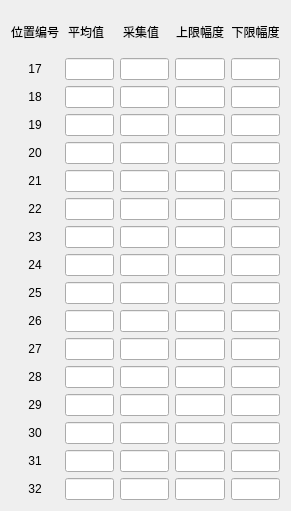
  <widget class="QWidget" name="layoutWidget">
   <property name="geometry">
    <rect>
     <x>330</x>
     <y>110</y>
     <width>291</width>
     <height>511</height>
    </rect>
   </property>
   <layout class="QGridLayout" name="gridLayout_2">
    <item row="0" column="1">
     <widget class="QLabel" name="label_22">
      <property name="font">
       <font>
        <pointsize>9</pointsize>
       </font>
      </property>
      <property name="text">
       <string>平均值  </string>
      </property>
      <property name="alignment">
       <set>Qt::AlignCenter</set>
      </property>
     </widget>
    </item>
    <item row="0" column="2">
     <widget class="QLabel" name="label_23">
      <property name="font">
       <font>
        <pointsize>9</pointsize>
       </font>
      </property>
      <property name="text">
       <string>采集值  </string>
      </property>
      <property name="alignment">
       <set>Qt::AlignCenter</set>
      </property>
     </widget>
    </item>
    <item row="0" column="3">
     <widget class="QLabel" name="label_24">
      <property name="font">
       <font>
        <pointsize>9</pointsize>
       </font>
      </property>
      <property name="text">
       <string>上限幅度</string>
      </property>
      <property name="alignment">
       <set>Qt::AlignCenter</set>
      </property>
     </widget>
    </item>
    <item row="0" column="4">
     <widget class="QLabel" name="label_25">
      <property name="font">
       <font>
        <pointsize>9</pointsize>
       </font>
      </property>
      <property name="text">
       <string>下限幅度</string>
      </property>
      <property name="alignment">
       <set>Qt::AlignCenter</set>
      </property>
     </widget>
    </item>
    <item row="1" column="0">
     <widget class="QLabel" name="label_26">
      <property name="font">
       <font>
        <pointsize>9</pointsize>
       </font>
      </property>
      <property name="text">
       <string>17</string>
      </property>
      <property name="alignment">
       <set>Qt::AlignCenter</set>
      </property>
     </widget>
    </item>
    <item row="1" column="1">
     <widget class="QLineEdit" name="le_AverageValue_17">
      <property name="font">
       <font>
        <pointsize>9</pointsize>
       </font>
      </property>
      <property name="alignment">
       <set>Qt::AlignCenter</set>
      </property>
     </widget>
    </item>
    <item row="1" column="2">
     <widget class="QLineEdit" name="le_CollectVaule_17">
      <property name="font">
       <font>
        <pointsize>9</pointsize>
       </font>
      </property>
      <property name="alignment">
       <set>Qt::AlignCenter</set>
      </property>
     </widget>
    </item>
    <item row="1" column="3">
     <widget class="QLineEdit" name="le_UpperLimit_17">
      <property name="font">
       <font>
        <pointsize>9</pointsize>
       </font>
      </property>
      <property name="alignment">
       <set>Qt::AlignCenter</set>
      </property>
     </widget>
    </item>
    <item row="1" column="4">
     <widget class="QLineEdit" name="le_DownLimit_17">
      <property name="font">
       <font>
        <pointsize>9</pointsize>
       </font>
      </property>
      <property name="alignment">
       <set>Qt::AlignCenter</set>
      </property>
     </widget>
    </item>
    <item row="2" column="0">
     <widget class="QLabel" name="label_27">
      <property name="font">
       <font>
        <pointsize>9</pointsize>
       </font>
      </property>
      <property name="text">
       <string>18</string>
      </property>
      <property name="alignment">
       <set>Qt::AlignCenter</set>
      </property>
     </widget>
    </item>
    <item row="2" column="1">
     <widget class="QLineEdit" name="le_AverageValue_18">
      <property name="font">
       <font>
        <pointsize>9</pointsize>
       </font>
      </property>
      <property name="alignment">
       <set>Qt::AlignCenter</set>
      </property>
     </widget>
    </item>
    <item row="2" column="2">
     <widget class="QLineEdit" name="le_CollectVaule_18">
      <property name="font">
       <font>
        <pointsize>9</pointsize>
       </font>
      </property>
      <property name="alignment">
       <set>Qt::AlignCenter</set>
      </property>
     </widget>
    </item>
    <item row="2" column="3">
     <widget class="QLineEdit" name="le_UpperLimit_18">
      <property name="font">
       <font>
        <pointsize>9</pointsize>
       </font>
      </property>
      <property name="alignment">
       <set>Qt::AlignCenter</set>
      </property>
     </widget>
    </item>
    <item row="2" column="4">
     <widget class="QLineEdit" name="le_DownLimit_18">
      <property name="font">
       <font>
        <pointsize>9</pointsize>
       </font>
      </property>
      <property name="alignment">
       <set>Qt::AlignCenter</set>
      </property>
     </widget>
    </item>
    <item row="3" column="0">
     <widget class="QLabel" name="label_28">
      <property name="font">
       <font>
        <pointsize>9</pointsize>
       </font>
      </property>
      <property name="text">
       <string>19</string>
      </property>
      <property name="alignment">
       <set>Qt::AlignCenter</set>
      </property>
     </widget>
    </item>
    <item row="3" column="1">
     <widget class="QLineEdit" name="le_AverageValue_19">
      <property name="font">
       <font>
        <pointsize>9</pointsize>
       </font>
      </property>
      <property name="alignment">
       <set>Qt::AlignCenter</set>
      </property>
     </widget>
    </item>
    <item row="3" column="2">
     <widget class="QLineEdit" name="le_CollectVaule_19">
      <property name="font">
       <font>
        <pointsize>9</pointsize>
       </font>
      </property>
      <property name="alignment">
       <set>Qt::AlignCenter</set>
      </property>
     </widget>
    </item>
    <item row="3" column="3">
     <widget class="QLineEdit" name="le_UpperLimit_19">
      <property name="font">
       <font>
        <pointsize>9</pointsize>
       </font>
      </property>
      <property name="alignment">
       <set>Qt::AlignCenter</set>
      </property>
     </widget>
    </item>
    <item row="3" column="4">
     <widget class="QLineEdit" name="le_DownLimit_19">
      <property name="font">
       <font>
        <pointsize>9</pointsize>
       </font>
      </property>
      <property name="alignment">
       <set>Qt::AlignCenter</set>
      </property>
     </widget>
    </item>
    <item row="4" column="0">
     <widget class="QLabel" name="label_29">
      <property name="font">
       <font>
        <pointsize>9</pointsize>
       </font>
      </property>
      <property name="text">
       <string>20</string>
      </property>
      <property name="alignment">
       <set>Qt::AlignCenter</set>
      </property>
     </widget>
    </item>
    <item row="4" column="1">
     <widget class="QLineEdit" name="le_AverageValue_20">
      <property name="font">
       <font>
        <pointsize>9</pointsize>
       </font>
      </property>
      <property name="alignment">
       <set>Qt::AlignCenter</set>
      </property>
     </widget>
    </item>
    <item row="4" column="2">
     <widget class="QLineEdit" name="le_CollectVaule_20">
      <property name="font">
       <font>
        <pointsize>9</pointsize>
       </font>
      </property>
      <property name="alignment">
       <set>Qt::AlignCenter</set>
      </property>
     </widget>
    </item>
    <item row="4" column="3">
     <widget class="QLineEdit" name="le_UpperLimit_20">
      <property name="font">
       <font>
        <pointsize>9</pointsize>
       </font>
      </property>
      <property name="alignment">
       <set>Qt::AlignCenter</set>
      </property>
     </widget>
    </item>
    <item row="4" column="4">
     <widget class="QLineEdit" name="le_DownLimit_20">
      <property name="font">
       <font>
        <pointsize>9</pointsize>
       </font>
      </property>
      <property name="alignment">
       <set>Qt::AlignCenter</set>
      </property>
     </widget>
    </item>
    <item row="5" column="0">
     <widget class="QLabel" name="label_30">
      <property name="font">
       <font>
        <pointsize>9</pointsize>
       </font>
      </property>
      <property name="text">
       <string>21</string>
      </property>
      <property name="alignment">
       <set>Qt::AlignCenter</set>
      </property>
     </widget>
    </item>
    <item row="5" column="1">
     <widget class="QLineEdit" name="le_AverageValue_21">
      <property name="font">
       <font>
        <pointsize>9</pointsize>
       </font>
      </property>
      <property name="alignment">
       <set>Qt::AlignCenter</set>
      </property>
     </widget>
    </item>
    <item row="5" column="2">
     <widget class="QLineEdit" name="le_CollectVaule_21">
      <property name="font">
       <font>
        <pointsize>9</pointsize>
       </font>
      </property>
      <property name="alignment">
       <set>Qt::AlignCenter</set>
      </property>
     </widget>
    </item>
    <item row="5" column="3">
     <widget class="QLineEdit" name="le_UpperLimit_21">
      <property name="font">
       <font>
        <pointsize>9</pointsize>
       </font>
      </property>
      <property name="alignment">
       <set>Qt::AlignCenter</set>
      </property>
     </widget>
    </item>
    <item row="5" column="4">
     <widget class="QLineEdit" name="le_DownLimit_21">
      <property name="font">
       <font>
        <pointsize>9</pointsize>
       </font>
      </property>
      <property name="alignment">
       <set>Qt::AlignCenter</set>
      </property>
     </widget>
    </item>
    <item row="6" column="0">
     <widget class="QLabel" name="label_31">
      <property name="font">
       <font>
        <pointsize>9</pointsize>
       </font>
      </property>
      <property name="text">
       <string>22</string>
      </property>
      <property name="alignment">
       <set>Qt::AlignCenter</set>
      </property>
     </widget>
    </item>
    <item row="6" column="1">
     <widget class="QLineEdit" name="le_AverageValue_22">
      <property name="font">
       <font>
        <pointsize>9</pointsize>
       </font>
      </property>
      <property name="alignment">
       <set>Qt::AlignCenter</set>
      </property>
     </widget>
    </item>
    <item row="6" column="2">
     <widget class="QLineEdit" name="le_CollectVaule_22">
      <property name="font">
       <font>
        <pointsize>9</pointsize>
       </font>
      </property>
      <property name="alignment">
       <set>Qt::AlignCenter</set>
      </property>
     </widget>
    </item>
    <item row="6" column="3">
     <widget class="QLineEdit" name="le_UpperLimit_22">
      <property name="font">
       <font>
        <pointsize>9</pointsize>
       </font>
      </property>
      <property name="alignment">
       <set>Qt::AlignCenter</set>
      </property>
     </widget>
    </item>
    <item row="6" column="4">
     <widget class="QLineEdit" name="le_DownLimit_22">
      <property name="font">
       <font>
        <pointsize>9</pointsize>
       </font>
      </property>
      <property name="alignment">
       <set>Qt::AlignCenter</set>
      </property>
     </widget>
    </item>
    <item row="7" column="0">
     <widget class="QLabel" name="label_32">
      <property name="font">
       <font>
        <pointsize>9</pointsize>
       </font>
      </property>
      <property name="text">
       <string>23</string>
      </property>
      <property name="alignment">
       <set>Qt::AlignCenter</set>
      </property>
     </widget>
    </item>
    <item row="7" column="1">
     <widget class="QLineEdit" name="le_AverageValue_23">
      <property name="font">
       <font>
        <pointsize>9</pointsize>
       </font>
      </property>
      <property name="alignment">
       <set>Qt::AlignCenter</set>
      </property>
     </widget>
    </item>
    <item row="7" column="2">
     <widget class="QLineEdit" name="le_CollectVaule_23">
      <property name="font">
       <font>
        <pointsize>9</pointsize>
       </font>
      </property>
      <property name="alignment">
       <set>Qt::AlignCenter</set>
      </property>
     </widget>
    </item>
    <item row="7" column="3">
     <widget class="QLineEdit" name="le_UpperLimit_23">
      <property name="font">
       <font>
        <pointsize>9</pointsize>
       </font>
      </property>
      <property name="alignment">
       <set>Qt::AlignCenter</set>
      </property>
     </widget>
    </item>
    <item row="7" column="4">
     <widget class="QLineEdit" name="le_DownLimit_23">
      <property name="font">
       <font>
        <pointsize>9</pointsize>
       </font>
      </property>
      <property name="alignment">
       <set>Qt::AlignCenter</set>
      </property>
     </widget>
    </item>
    <item row="8" column="0">
     <widget class="QLabel" name="label_33">
      <property name="font">
       <font>
        <pointsize>9</pointsize>
       </font>
      </property>
      <property name="text">
       <string>24</string>
      </property>
      <property name="alignment">
       <set>Qt::AlignCenter</set>
      </property>
     </widget>
    </item>
    <item row="8" column="1">
     <widget class="QLineEdit" name="le_AverageValue_24">
      <property name="font">
       <font>
        <pointsize>9</pointsize>
       </font>
      </property>
      <property name="alignment">
       <set>Qt::AlignCenter</set>
      </property>
     </widget>
    </item>
    <item row="8" column="2">
     <widget class="QLineEdit" name="le_CollectVaule_24">
      <property name="font">
       <font>
        <pointsize>9</pointsize>
       </font>
      </property>
      <property name="alignment">
       <set>Qt::AlignCenter</set>
      </property>
     </widget>
    </item>
    <item row="8" column="3">
     <widget class="QLineEdit" name="le_UpperLimit_24">
      <property name="font">
       <font>
        <pointsize>9</pointsize>
       </font>
      </property>
      <property name="alignment">
       <set>Qt::AlignCenter</set>
      </property>
     </widget>
    </item>
    <item row="8" column="4">
     <widget class="QLineEdit" name="le_DownLimit_24">
      <property name="font">
       <font>
        <pointsize>9</pointsize>
       </font>
      </property>
      <property name="alignment">
       <set>Qt::AlignCenter</set>
      </property>
     </widget>
    </item>
    <item row="9" column="0">
     <widget class="QLabel" name="label_34">
      <property name="font">
       <font>
        <pointsize>9</pointsize>
       </font>
      </property>
      <property name="text">
       <string>25</string>
      </property>
      <property name="alignment">
       <set>Qt::AlignCenter</set>
      </property>
     </widget>
    </item>
    <item row="9" column="1">
     <widget class="QLineEdit" name="le_AverageValue_25">
      <property name="font">
       <font>
        <pointsize>9</pointsize>
       </font>
      </property>
      <property name="alignment">
       <set>Qt::AlignCenter</set>
      </property>
     </widget>
    </item>
    <item row="9" column="2">
     <widget class="QLineEdit" name="le_CollectVaule_25">
      <property name="font">
       <font>
        <pointsize>9</pointsize>
       </font>
      </property>
      <property name="alignment">
       <set>Qt::AlignCenter</set>
      </property>
     </widget>
    </item>
    <item row="9" column="3">
     <widget class="QLineEdit" name="le_UpperLimit_25">
      <property name="font">
       <font>
        <pointsize>9</pointsize>
       </font>
      </property>
      <property name="alignment">
       <set>Qt::AlignCenter</set>
      </property>
     </widget>
    </item>
    <item row="9" column="4">
     <widget class="QLineEdit" name="le_DownLimit_25">
      <property name="font">
       <font>
        <pointsize>9</pointsize>
       </font>
      </property>
      <property name="alignment">
       <set>Qt::AlignCenter</set>
      </property>
     </widget>
    </item>
    <item row="10" column="0">
     <widget class="QLabel" name="label_35">
      <property name="font">
       <font>
        <pointsize>9</pointsize>
       </font>
      </property>
      <property name="text">
       <string>26</string>
      </property>
      <property name="alignment">
       <set>Qt::AlignCenter</set>
      </property>
     </widget>
    </item>
    <item row="10" column="1">
     <widget class="QLineEdit" name="le_AverageValue_26">
      <property name="font">
       <font>
        <pointsize>9</pointsize>
       </font>
      </property>
      <property name="alignment">
       <set>Qt::AlignCenter</set>
      </property>
     </widget>
    </item>
    <item row="10" column="2">
     <widget class="QLineEdit" name="le_CollectVaule_26">
      <property name="font">
       <font>
        <pointsize>9</pointsize>
       </font>
      </property>
      <property name="alignment">
       <set>Qt::AlignCenter</set>
      </property>
     </widget>
    </item>
    <item row="10" column="3">
     <widget class="QLineEdit" name="le_UpperLimit_26">
      <property name="font">
       <font>
        <pointsize>9</pointsize>
       </font>
      </property>
      <property name="alignment">
       <set>Qt::AlignCenter</set>
      </property>
     </widget>
    </item>
    <item row="10" column="4">
     <widget class="QLineEdit" name="le_DownLimit_26">
      <property name="font">
       <font>
        <pointsize>9</pointsize>
       </font>
      </property>
      <property name="alignment">
       <set>Qt::AlignCenter</set>
      </property>
     </widget>
    </item>
    <item row="11" column="0">
     <widget class="QLabel" name="label_36">
      <property name="font">
       <font>
        <pointsize>9</pointsize>
       </font>
      </property>
      <property name="text">
       <string>27</string>
      </property>
      <property name="alignment">
       <set>Qt::AlignCenter</set>
      </property>
     </widget>
    </item>
    <item row="11" column="1">
     <widget class="QLineEdit" name="le_AverageValue_27">
      <property name="font">
       <font>
        <pointsize>9</pointsize>
       </font>
      </property>
      <property name="alignment">
       <set>Qt::AlignCenter</set>
      </property>
     </widget>
    </item>
    <item row="11" column="2">
     <widget class="QLineEdit" name="le_CollectVaule_27">
      <property name="font">
       <font>
        <pointsize>9</pointsize>
       </font>
      </property>
      <property name="alignment">
       <set>Qt::AlignCenter</set>
      </property>
     </widget>
    </item>
    <item row="11" column="3">
     <widget class="QLineEdit" name="le_UpperLimit_27">
      <property name="font">
       <font>
        <pointsize>9</pointsize>
       </font>
      </property>
      <property name="alignment">
       <set>Qt::AlignCenter</set>
      </property>
     </widget>
    </item>
    <item row="11" column="4">
     <widget class="QLineEdit" name="le_DownLimit_27">
      <property name="font">
       <font>
        <pointsize>9</pointsize>
       </font>
      </property>
      <property name="alignment">
       <set>Qt::AlignCenter</set>
      </property>
     </widget>
    </item>
    <item row="12" column="0">
     <widget class="QLabel" name="label_37">
      <property name="font">
       <font>
        <pointsize>9</pointsize>
       </font>
      </property>
      <property name="text">
       <string>28</string>
      </property>
      <property name="alignment">
       <set>Qt::AlignCenter</set>
      </property>
     </widget>
    </item>
    <item row="12" column="1">
     <widget class="QLineEdit" name="le_AverageValue_28">
      <property name="font">
       <font>
        <pointsize>9</pointsize>
       </font>
      </property>
      <property name="alignment">
       <set>Qt::AlignCenter</set>
      </property>
     </widget>
    </item>
    <item row="12" column="2">
     <widget class="QLineEdit" name="le_CollectVaule_28">
      <property name="font">
       <font>
        <pointsize>9</pointsize>
       </font>
      </property>
      <property name="alignment">
       <set>Qt::AlignCenter</set>
      </property>
     </widget>
    </item>
    <item row="12" column="3">
     <widget class="QLineEdit" name="le_UpperLimit_28">
      <property name="font">
       <font>
        <pointsize>9</pointsize>
       </font>
      </property>
      <property name="alignment">
       <set>Qt::AlignCenter</set>
      </property>
     </widget>
    </item>
    <item row="12" column="4">
     <widget class="QLineEdit" name="le_DownLimit_28">
      <property name="font">
       <font>
        <pointsize>9</pointsize>
       </font>
      </property>
      <property name="alignment">
       <set>Qt::AlignCenter</set>
      </property>
     </widget>
    </item>
    <item row="13" column="0">
     <widget class="QLabel" name="label_38">
      <property name="font">
       <font>
        <pointsize>9</pointsize>
       </font>
      </property>
      <property name="text">
       <string>29</string>
      </property>
      <property name="alignment">
       <set>Qt::AlignCenter</set>
      </property>
     </widget>
    </item>
    <item row="13" column="1">
     <widget class="QLineEdit" name="le_AverageValue_29">
      <property name="font">
       <font>
        <pointsize>9</pointsize>
       </font>
      </property>
      <property name="alignment">
       <set>Qt::AlignCenter</set>
      </property>
     </widget>
    </item>
    <item row="13" column="2">
     <widget class="QLineEdit" name="le_CollectVaule_29">
      <property name="font">
       <font>
        <pointsize>9</pointsize>
       </font>
      </property>
      <property name="alignment">
       <set>Qt::AlignCenter</set>
      </property>
     </widget>
    </item>
    <item row="13" column="3">
     <widget class="QLineEdit" name="le_UpperLimit_29">
      <property name="font">
       <font>
        <pointsize>9</pointsize>
       </font>
      </property>
      <property name="alignment">
       <set>Qt::AlignCenter</set>
      </property>
     </widget>
    </item>
    <item row="13" column="4">
     <widget class="QLineEdit" name="le_DownLimit_29">
      <property name="font">
       <font>
        <pointsize>9</pointsize>
       </font>
      </property>
      <property name="alignment">
       <set>Qt::AlignCenter</set>
      </property>
     </widget>
    </item>
    <item row="14" column="0">
     <widget class="QLabel" name="label_39">
      <property name="font">
       <font>
        <pointsize>9</pointsize>
       </font>
      </property>
      <property name="text">
       <string>30</string>
      </property>
      <property name="alignment">
       <set>Qt::AlignCenter</set>
      </property>
     </widget>
    </item>
    <item row="14" column="1">
     <widget class="QLineEdit" name="le_AverageValue_30">
      <property name="font">
       <font>
        <pointsize>9</pointsize>
       </font>
      </property>
      <property name="alignment">
       <set>Qt::AlignCenter</set>
      </property>
     </widget>
    </item>
    <item row="14" column="2">
     <widget class="QLineEdit" name="le_CollectVaule_30">
      <property name="font">
       <font>
        <pointsize>9</pointsize>
       </font>
      </property>
      <property name="alignment">
       <set>Qt::AlignCenter</set>
      </property>
     </widget>
    </item>
    <item row="14" column="3">
     <widget class="QLineEdit" name="le_UpperLimit_30">
      <property name="font">
       <font>
        <pointsize>9</pointsize>
       </font>
      </property>
      <property name="alignment">
       <set>Qt::AlignCenter</set>
      </property>
     </widget>
    </item>
    <item row="14" column="4">
     <widget class="QLineEdit" name="le_DownLimit_30">
      <property name="font">
       <font>
        <pointsize>9</pointsize>
       </font>
      </property>
      <property name="alignment">
       <set>Qt::AlignCenter</set>
      </property>
     </widget>
    </item>
    <item row="15" column="0">
     <widget class="QLabel" name="label_40">
      <property name="font">
       <font>
        <pointsize>9</pointsize>
       </font>
      </property>
      <property name="text">
       <string>31</string>
      </property>
      <property name="alignment">
       <set>Qt::AlignCenter</set>
      </property>
     </widget>
    </item>
    <item row="15" column="1">
     <widget class="QLineEdit" name="le_AverageValue_31">
      <property name="font">
       <font>
        <pointsize>9</pointsize>
       </font>
      </property>
      <property name="alignment">
       <set>Qt::AlignCenter</set>
      </property>
     </widget>
    </item>
    <item row="15" column="2">
     <widget class="QLineEdit" name="le_CollectVaule_31">
      <property name="font">
       <font>
        <pointsize>9</pointsize>
       </font>
      </property>
      <property name="alignment">
       <set>Qt::AlignCenter</set>
      </property>
     </widget>
    </item>
    <item row="15" column="3">
     <widget class="QLineEdit" name="le_UpperLimit_31">
      <property name="font">
       <font>
        <pointsize>9</pointsize>
       </font>
      </property>
      <property name="alignment">
       <set>Qt::AlignCenter</set>
      </property>
     </widget>
    </item>
    <item row="15" column="4">
     <widget class="QLineEdit" name="le_DownLimit_31">
      <property name="font">
       <font>
        <pointsize>9</pointsize>
       </font>
      </property>
      <property name="alignment">
       <set>Qt::AlignCenter</set>
      </property>
     </widget>
    </item>
    <item row="16" column="0">
     <widget class="QLabel" name="label_41">
      <property name="font">
       <font>
        <pointsize>9</pointsize>
       </font>
      </property>
      <property name="text">
       <string>32</string>
      </property>
      <property name="alignment">
       <set>Qt::AlignCenter</set>
      </property>
     </widget>
    </item>
    <item row="16" column="1">
     <widget class="QLineEdit" name="le_AverageValue_32">
      <property name="font">
       <font>
        <pointsize>9</pointsize>
       </font>
      </property>
      <property name="alignment">
       <set>Qt::AlignCenter</set>
      </property>
     </widget>
    </item>
    <item row="16" column="2">
     <widget class="QLineEdit" name="le_CollectVaule_32">
      <property name="font">
       <font>
        <pointsize>9</pointsize>
       </font>
      </property>
      <property name="alignment">
       <set>Qt::AlignCenter</set>
      </property>
     </widget>
    </item>
    <item row="16" column="3">
     <widget class="QLineEdit" name="le_UpperLimit_32">
      <property name="font">
       <font>
        <pointsize>9</pointsize>
       </font>
      </property>
      <property name="alignment">
       <set>Qt::AlignCenter</set>
      </property>
     </widget>
    </item>
    <item row="16" column="4">
     <widget class="QLineEdit" name="le_DownLimit_32">
      <property name="font">
       <font>
        <pointsize>9</pointsize>
       </font>
      </property>
      <property name="alignment">
       <set>Qt::AlignCenter</set>
      </property>
     </widget>
    </item>
    <item row="0" column="0">
     <widget class="QLabel" name="label_42">
      <property name="font">
       <font>
        <pointsize>9</pointsize>
       </font>
      </property>
      <property name="text">
       <string>位置编号</string>
      </property>
      <property name="alignment">
       <set>Qt::AlignCenter</set>
      </property>
     </widget>
    </item>
   </layout>
  </widget>
